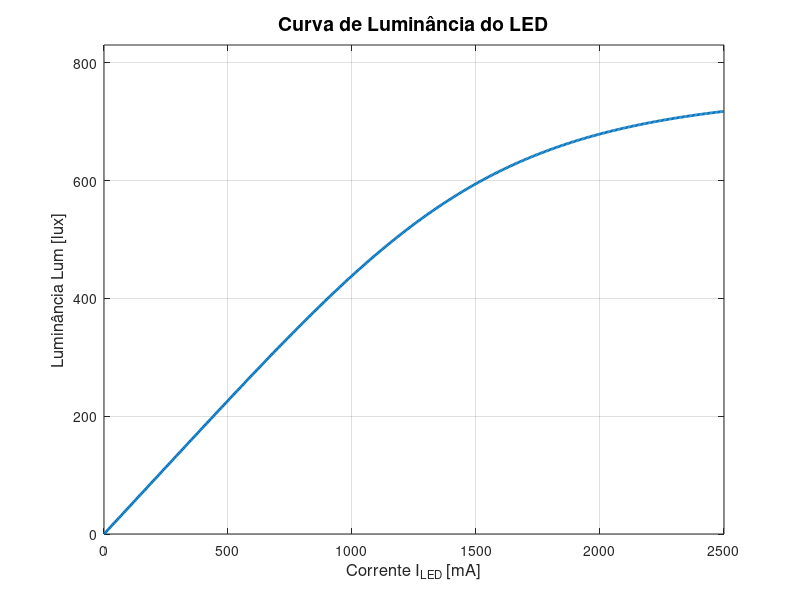
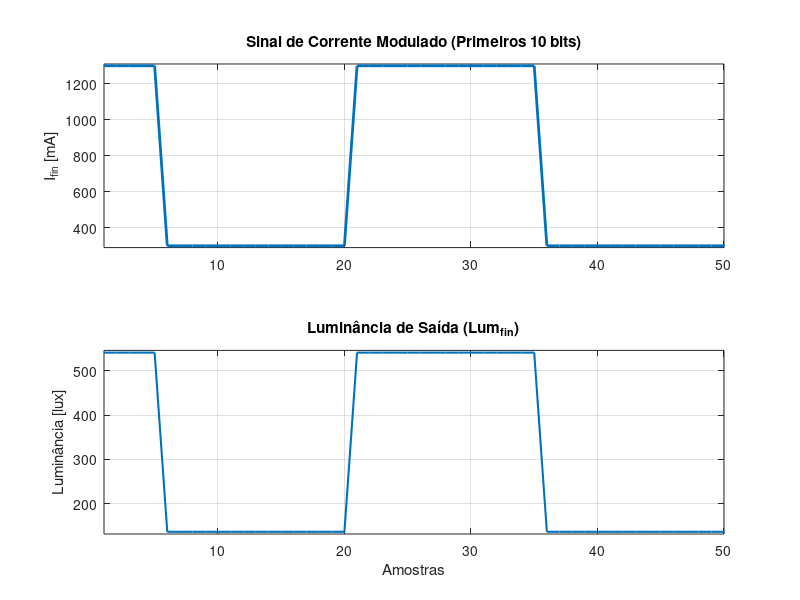

Reproduce these figures in MATLAB, in order. (Note: this script raises an error after producing the figures.)
% =========================================================
%  Simulação do modelo de LED — Potência Fotométrica
% =========================================================
%                                         Cristiano Tavares
%                                                Abril/2026
%
%  Equação:
%                        I_LED
%  Lum_LED = ─────────────────────────────────
%            [ ζ + (I_LED / P_max)^2k ]^(1/2k)
%
%  Unidades:
%    I_LED    → corrente elétrica       [mA]
%    Lum      → luminância              [lux]
%    Lum_max  → luminância máxima       [lux]
% =========================================================

clc; clear; close all;

%% ── Parâmetros do modelo ──────────────────────────────────
Lum_max = 755;     % Iluminância máxima  [lux]
zeta  = 20;      % Parâmetro de saturação  (adimensional, > 0)
k     = 1.9;        % Fator de forma (inteiro positivo)

%% ── Corrente de entrada ───────────────────────────────────
I_LED = linspace(0, 2500, 500);   % Varredura [mA]

%% ── Função do modelo ──────────────────────────────────────
Lum = I_LED ./ (zeta + (I_LED / Lum_max).^(2*k)).^(1/(2*k));

%% ── Plotagem do Gráfico ───────────────────────────────────
figure(1); % Cria a figura com fundo branco
plot(I_LED, Lum, 'LineWidth', 2);

% Adicionando rótulos e título
grid on;
xlabel('Corrente I_{LED} [mA]', 'FontSize', 12);
ylabel('Luminância Lum [lux]', 'FontSize', 12);
title('Curva de Luminância do LED', 'FontSize', 14);

% Ajuste dos limites dos eixos para melhor visualização
xlim([0 2500]);
ylim([0 Lum_max * 1.1]);

% =========================================================
%  MODULAÇÃO DO LED  —  I_fin = I_port + I_mod
% =========================================================

% ── Parâmetros da modulação ───────────────────────────────
N_bits  = 2048;       % Número de bits da sequência
I_port = 800;         % Amplitude da coorente da portadora
I_mod_A = 50;         % Amplitude da corrente modulante [mA]
%                       bit=1 → +I_mod_A  |  bit=0 → -I_mod_A  (NRZ bipolar)
alpha = 10;

% Amostras por bit — calculado para acomodar exatamente 2048 bits
% no mesmo comprimento de i_sinal
Tempo_pulso = 5; % Amostras por bit (inteiro)
N_uso = N_bits * Tempo_pulso;               % Amostras efetivamente usadas

% 1) Sequência de bits aleatórios 
rng(42);                                    % Semente — garante reprodutibilidade
bits = randi([0 1], 1, N_bits);             % 2048 bits: 0 ou 1

% 2) Sinal modulante NRZ bipolar → corrente 
niveis = (2*bits - 1) * I_mod_A;            % +I_mod_A ou -I_mod_A
I_mod  = repelem(niveis, Tempo_pulso);      % Dá corpo ao pulso

% 3) Sinal final modulado
I_fin = I_port + alpha*I_mod;

% 4) Potência óptica de saída
Lum_fin = I_fin ./ (zeta + (I_fin / Lum_max).^(2*k)).^(1/(2*k));


% ── Plotagem da Modulação (Tempo) ─────────────────────────
figure(2);
t = 1:N_uso; % Eixo de amostras

% Subplot 1: Corrente Total Modulada (Entrada)
subplot(2,1,1);
plot(t, I_fin, 'LineWidth',2);
grid on;
title(['Sinal de Corrente Modulado (Primeiros 10 bits)']);
ylabel('I_{fin} [mA]');
% Limitando a visualização aos primeiros 10 bits (10 * Tempo_pulso)
xlim([1, 10 * Tempo_pulso]); 
ylim([min(I_fin)-10, max(I_fin)+10]);

% Subplot 2: Luminância Resultante (Saída)
subplot(2,1,2);
plot(t, Lum_fin, 'LineWidth', 1.5);
grid on;
title('Luminância de Saída (Lum_{fin})');
ylabel('Luminância [lux]');
xlabel('Amostras');
% Mesma escala de tempo para comparação
xlim([1, 10 * Tempo_pulso]); 
ylim([min(Lum_fin)-5, max(Lum_fin)+5]);

% Ajuste de espaçamento entre subplots
sgtitle('Modulação NRZ Bipolar aplicada ao LED', 'FontSize', 14);

% ── Diagrama do olho ──────────────────────────────────────
%figure(3)
eyediagram(Lum_fin,2)


% =========================================================
%  ADICIONANDO RUÍDO AO CANAL
% =========================================================
SNR_dB = 20; % Relação sinal-ruído

% Aplicando ruído na Luminância
Lum_ruido = awgn(Lum_fin, SNR_dB, 'measured');

% Plotando para comparação
figure(4);
plot(t, Lum_ruido, 'r', 'DisplayName', 'Com Ruído');
hold on;
plot(t, Lum_fin, 'b', 'LineWidth', 1.5, 'DisplayName', 'Original');
grid on;
title(['Efeito do Ruído Gaussiano (SNR = ', num2str(SNR_dB), ' dB)']);
xlabel('Amostras'); ylabel('Luminância [lux]');
legend;
xlim([1, 20 * Tempo_pulso]); % Mostrando apenas os primeiros 20 bits

% Novo Diagrama do Olho com ruído
eyediagram(Lum_ruido, 2); 
title(['Diagrama do Olho com Ruído (SNR: ', num2str(SNR_dB), 'dB)']);
